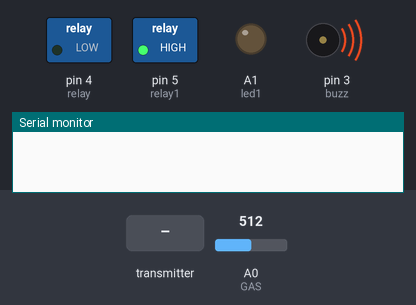
Bench run of a sketch on a simulated Arduino Uno, built with avr-gcc and run on an emulated ATmega328P. Shown: switched loads named in the sketch (green lamp = pin HIGH), output pins drawn as LEDs (lit = HIGH), buzzer (waves = sounding, pin HIGH), the last lines printed to the serial monitor. The test bench sets the inputs (shaded band); at power-on: A0 (GAS) = 512. No radio packets arrive unless stated.

Above: at 1.2 s.
1.3 s: the transmitter starts sending buttonState = 0
At 2.1 s:
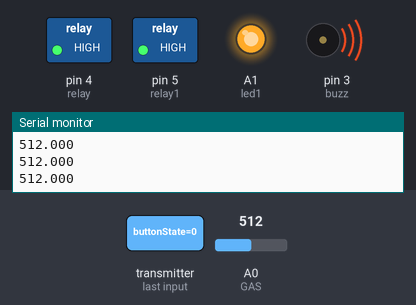
2.8 s: A0 (GAS) set to 234
4.3 s: A0 (GAS) set to 207
At 4.8 s:
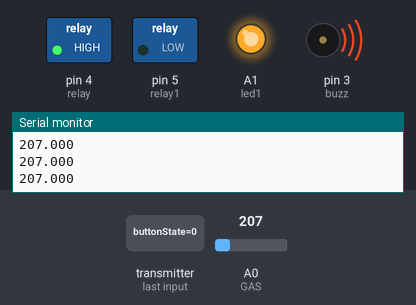
5.9 s: the transmitter starts sending buttonState = 1
At 7.2 s:
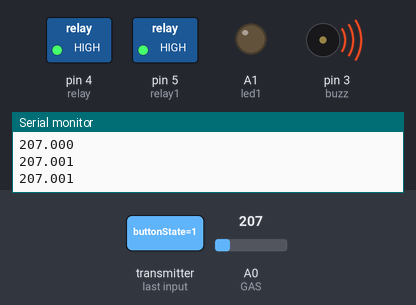
Timing chart, 0 to 8.9 s (numbered marks = the images above; inputs shaded):
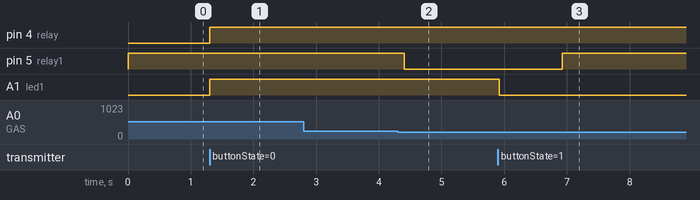

Measured:
- the behaviour switches between 226 and 225 on A0 (GAS) (found by bisection; images 1 and 2)
- after the input at 1.3 s, pin 4 (relay), A1 (led1): LOW → HIGH at once
- after the input at 4.3 s, pin 5 (relay1): HIGH → LOW after 0.11 s
- after the input at 5.9 s, pin 5 (relay1): LOW → HIGH after 1.0 s; A1 (led1): HIGH → LOW at once

The sketch:

Main-Code.ino
```cpp
#include <SPI.h>
#include <nRF24L01.h>
#include <RF24.h>

#define led1 A1
int GAS= A0;
int buzz=3;
float value;
int relay=4;//alcohol
int relay1=5;//eye

int buttonState = 0;

RF24 radio(9, 8); // CE, CSN
const byte address[6] = "00002";

void setup() {
  Serial.begin(9600);
  pinMode(led1, OUTPUT);
  pinMode(GAS, INPUT);
  pinMode(relay,OUTPUT);
  digitalWrite(buzz,HIGH);
 digitalWrite(relay1,HIGH);
  pinMode(buzz,OUTPUT);
  pinMode(relay1,OUTPUT);
  radio.begin();
  radio.openReadingPipe(0, address);
  radio.setPALevel(RF24_PA_MIN);
}
void loop() {
  radio.startListening();
  while (!radio.available());
  radio.read(&buttonState, sizeof(buttonState));
  Serial.println(buttonState);
  value=analogRead(A0);

  if (buttonState == 1) {
  delayMicroseconds(10);
    digitalWrite(led1, LOW);
     digitalWrite(buzz,HIGH);

  }
  else  if (buttonState == 0) {

    digitalWrite(led1, HIGH);

  }
  if(value>225)
  {
    digitalWrite(buzz,HIGH);
    digitalWrite(relay,HIGH);

  }
  else if (buttonState == 1) {
    delay(1000);
    digitalWrite(relay1,HIGH);
  }
  else  if (buttonState == 0) {
    delay(100);
    digitalWrite(relay1,LOW);
  }
  else if (value<400)
  {
    digitalWrite(buzz,LOW);
    digitalWrite(relay,LOW);
  }
  Serial.print(value);
}
```
